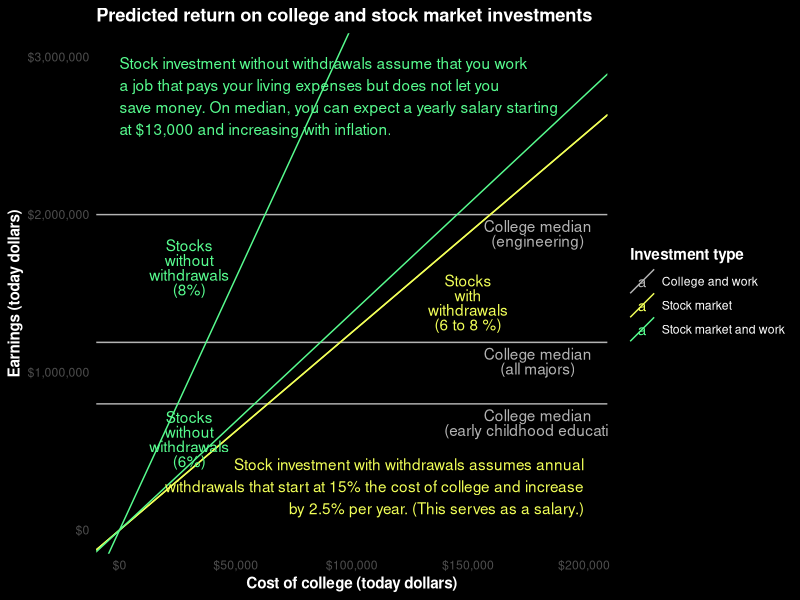
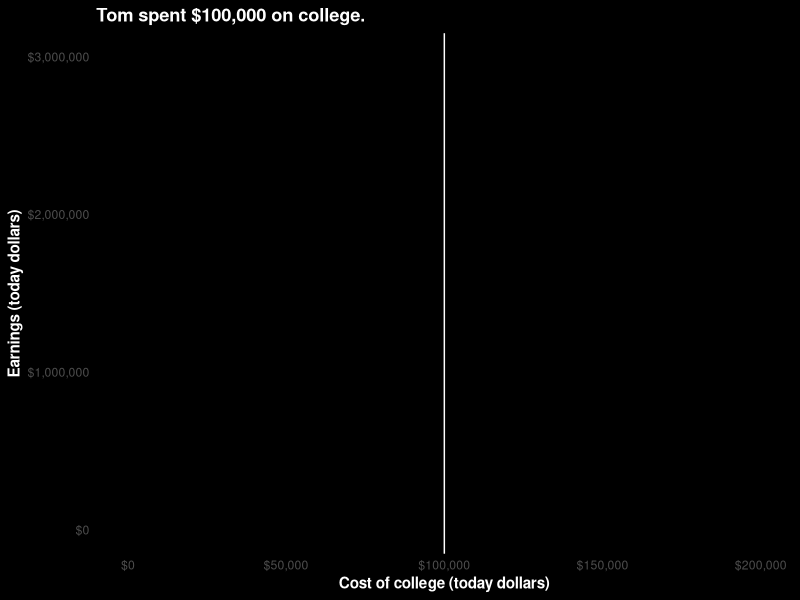
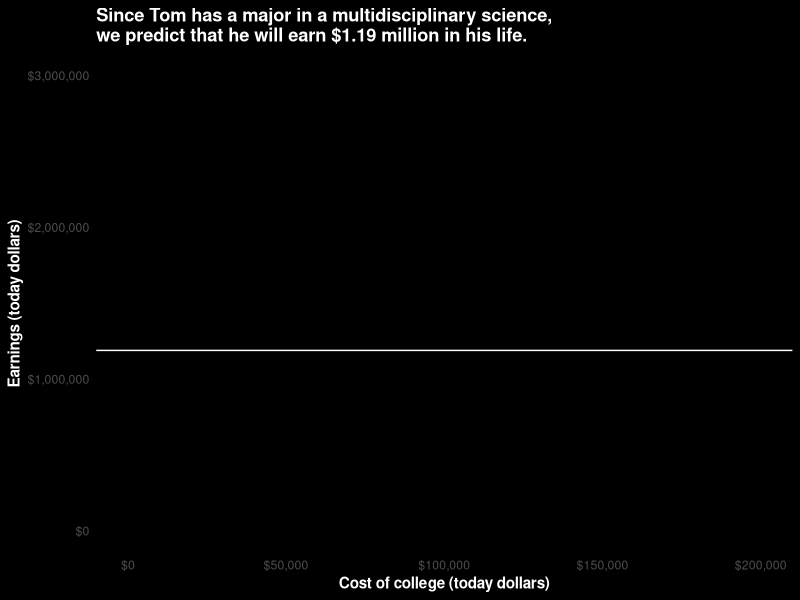
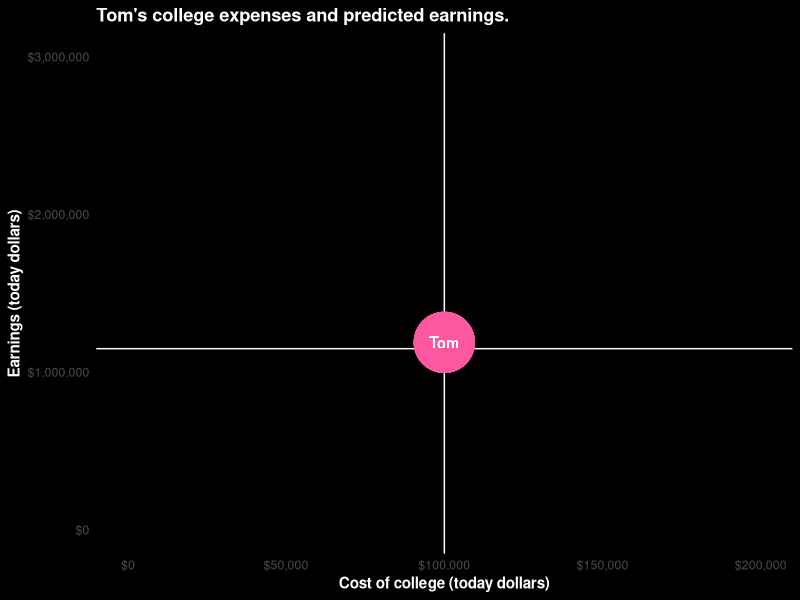
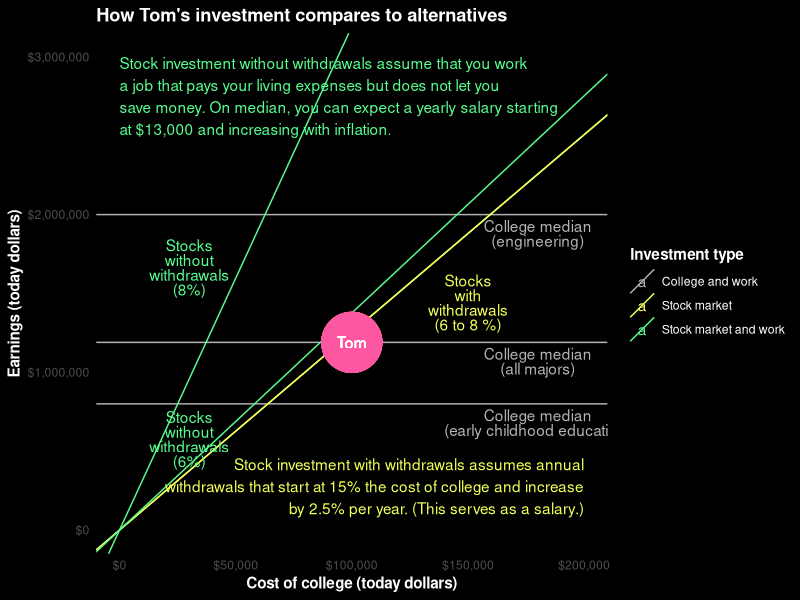

The R source for these figures, in order:
library(ggplot2)
library(reshape2)
library(scales)

years.invested <- 65 - 20 # People supposedly retire at 65.
prop.withdrawn <- 0.15 # Withdraw 15% of the initial investment every year, ignoring inflation
stock.market.return <- c(1.06, 1.08)
inflation <- 1.025 # 3% inflation
median.no.college <- 5.8e5

colors <- c(tom = '#fe57a1',
            college = 'grey70',
            work = '#57FD8F',
            retire = '#F1FF57')

earnings.slope <- function(stock.market.return, prop.withdrawn) {
  f <- function(state, year) {
    withdrawal <- prop.withdrawn * inflation ^ year
    new.state <- list(money = state$money * (stock.market.return - withdrawal))
    new.state$withdrawals = state$withdrawals + withdrawal
    new.state
  }
  begin.state <- list(money = 1, withdrawals = 0)
  end.state <- Reduce(f, 1:years.invested, init = begin.state)
  print(Reduce(f, 1:years.invested, init = begin.state, accumulate = TRUE))
  end.state$money + end.state$withdrawals
}

lifetime.earnings <- c(
  engineering = 2e6,
  all.majors = 1.19e6,
  early.childhood.education = 8e5
)

college <- data.frame(
  investment = 'College and work',
  label.x = 1.8e5,
  earnings.intercept = unname(lifetime.earnings),
  earnings.slope = 0,
  label.y = unname(lifetime.earnings),
  full.investment = paste0('College median\n(',
                           gsub('\\.', ' ', names(lifetime.earnings)), ')')
)

retire <- data.frame(
  investment = 'Stock market',
  label.x = 1.5e5,
  earnings.intercept = 0,
  earnings.slope = sapply(stock.market.return, function(rate)
                          earnings.slope(rate, prop.withdrawn))
)
retire$label.y <- 0.9 * retire$label.x * retire$earnings.slope
retire$full.investment <- c('', 'Stocks\nwith\nwithdrawals\n(6 to 8 %)')

work <- data.frame(
  investment = 'Stock market and work',
  label.x = 3e4,
  earnings.intercept = 0,
  earnings.slope = sapply(stock.market.return, function(rate)
                          earnings.slope(rate, 0))
)
work$label.y <- 2 * work$label.x * work$earnings.slope
work$full.investment <- paste0(
  'Stocks\nwithout\nwithdrawals\n(', round(100 * (stock.market.return - 1)), '%)')

both <- rbind(college, retire, work)

p.base <- ggplot(both) +
  scale_color_manual(values = unname(c(colors['college'], colors['retire'], colors['work'])),
                     name = 'Investment type') +
  theme_minimal() +
  theme(title = element_text(face = 'bold'),
        plot.background = element_rect(fill = 'black'),
        text = element_text(color = 'white'),
        line = element_line(color = 'white'),
        panel.grid.minor = element_blank(),
        panel.grid.major = element_blank()) +
  scale_x_continuous('Cost of college (today dollars)',
                     limits = c(0, 2e5), labels = dollar) +
  scale_y_continuous('Earnings (today dollars)',
                     limits = c(0, 3e6), labels = dollar)

stock.retire.label <- 'Stock investment with withdrawals assumes annual
withdrawals that start at 15% the cost of college and increase
by 2.5% per year. (This serves as a salary.)'

no.college.salary <- round(median.no.college / years.invested / 1000)
stock.work.label <- paste0(
'Stock investment without withdrawals assume that you work
a job that pays your living expenses but does not let you
save money. On median, you can expect a yearly salary starting
at $', no.college.salary, ',000 and increasing with inflation.')

p.predictions <- p.base +
  geom_abline(aes(slope = earnings.slope,
                  color = investment,
                  intercept = earnings.intercept,
                  group = full.investment)) +
  geom_text(aes(x = label.x,
                y = label.y,
                color = investment,
                vjust = 1.2,
                lineheight = .8,
                label = full.investment)) +
  annotate('text', x = 2e5, y = 1e5, label = stock.retire.label,
           color = unname(colors['retire']), hjust = 1, vjust = 0) +
  annotate('text', x = 0, y = 3e6, label = stock.work.label,
           color = unname(colors['work']), hjust = 0, vjust = 1) +
  ggtitle('Predicted return on college and stock market investments')

p.tom.expenses <- p.base + geom_vline(xintercept = 1e5, color = 'white') +
  ggtitle("Tom spent $100,000 on college.")

p.tom.predictions <- p.base + geom_hline(yintercept = 1.19e6, color = 'white') +
  ggtitle('Since Tom has a major in a multidisciplinary science,\nwe predict that he will earn $1.19 million in his life.')

p.tom.both <- p.base +
                geom_vline(xintercept = 1e5, color = 'white') +
                geom_hline(yintercept = 1.15e6, color = 'white') +
                aes(x = 1e5, y = 1.19e6) +
                geom_point(color = colors['tom'], size = 20) +
                geom_text(color = 'white', label = 'Tom') +
                ggtitle("Tom's college expenses and predicted earnings.")

p.tom.comparison <- p.predictions +
  aes(x = 1e5, y = 1.19e6) +
  geom_point(color = colors['tom'], size = 20) +
  geom_text(color = 'white', label = 'Tom') +
  ggtitle("How Tom's investment compares to alternatives")

ppplot <- function(plot, filename) ggsave(filename = filename,
                                          plot = plot,
                                          width = 12, height = 7,
                                         units = 'in', dpi = 200)
ppplot(p.predictions, 'general-predictions.png')
ppplot(p.tom.expenses, 'tom-expenses.png')
ppplot(p.tom.predictions, 'tom-predictions.png')
ppplot(p.tom.both, 'tom-both.png')
ppplot(p.tom.comparison, 'tom-comparison.png')
